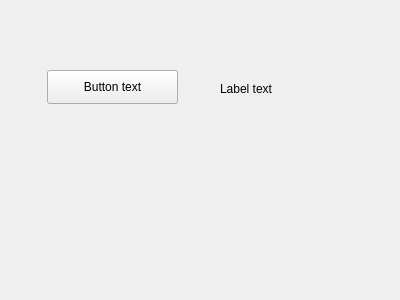
<?xml version="1.0" encoding="UTF-8"?>
<ui version="4.0">
 <class>Form</class>
 <widget class="QWidget" name="Form">
  <property name="geometry">
   <rect>
    <x>0</x>
    <y>0</y>
    <width>400</width>
    <height>300</height>
   </rect>
  </property>
  <property name="windowTitle">
   <string>Form</string>
  </property>
  <widget class="QPushButton" name="pushButton">
   <property name="geometry">
    <rect>
     <x>47</x>
     <y>70</y>
     <width>131</width>
     <height>34</height>
    </rect>
   </property>
   <property name="text">
    <string>Button text</string>
   </property>
  </widget>
  <widget class="QLabel" name="label">
   <property name="geometry">
    <rect>
     <x>220</x>
     <y>80</y>
     <width>121</width>
     <height>18</height>
    </rect>
   </property>
   <property name="text">
    <string>Label text</string>
   </property>
  </widget>
 </widget>
 <resources/>
 <connections/>
</ui>
